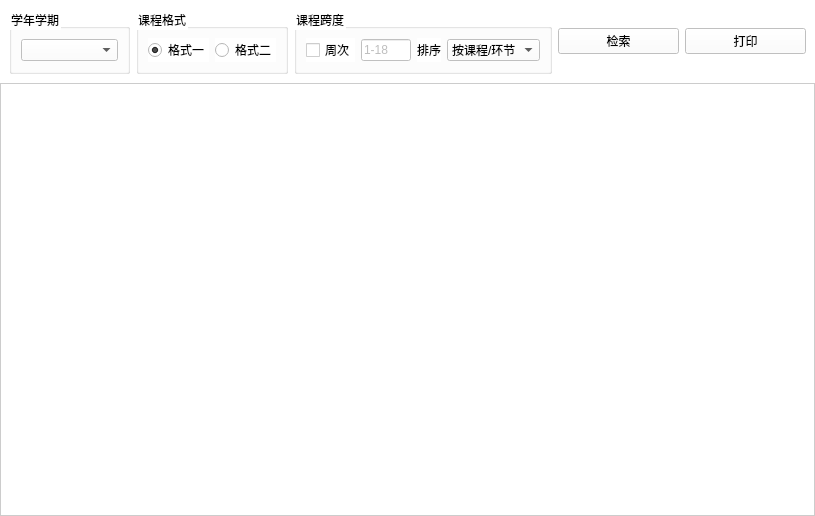
<?xml version="1.0" encoding="UTF-8"?>
<ui version="4.0">
 <class>CurriculumArrangement_Ui</class>
 <widget class="QWidget" name="CurriculumArrangement_Ui">
  <property name="geometry">
   <rect>
    <x>0</x>
    <y>0</y>
    <width>815</width>
    <height>516</height>
   </rect>
  </property>
  <property name="windowTitle">
   <string>Form</string>
  </property>
  <property name="styleSheet">
   <string notr="true">background-color: rgba(255, 255, 255, 222);</string>
  </property>
  <layout class="QVBoxLayout" name="verticalLayout">
   <property name="spacing">
    <number>0</number>
   </property>
   <property name="leftMargin">
    <number>0</number>
   </property>
   <property name="topMargin">
    <number>0</number>
   </property>
   <property name="rightMargin">
    <number>0</number>
   </property>
   <property name="bottomMargin">
    <number>0</number>
   </property>
   <item>
    <widget class="QWidget" name="widget_2" native="true">
     <layout class="QHBoxLayout" name="horizontalLayout_2">
      <item>
       <widget class="QGroupBox" name="groupBox">
        <property name="title">
         <string>学年学期</string>
        </property>
        <layout class="QHBoxLayout" name="horizontalLayout_4">
         <item>
          <widget class="QComboBox" name="comboBox"/>
         </item>
        </layout>
       </widget>
      </item>
      <item>
       <widget class="QGroupBox" name="groupBox">
        <property name="title">
         <string>课程格式</string>
        </property>
        <layout class="QHBoxLayout" name="horizontalLayout">
         <item>
          <widget class="QRadioButton" name="radioButton">
           <property name="text">
            <string>格式一</string>
           </property>
           <property name="checked">
            <bool>true</bool>
           </property>
          </widget>
         </item>
         <item>
          <widget class="QRadioButton" name="radioButton_2">
           <property name="enabled">
            <bool>true</bool>
           </property>
           <property name="text">
            <string>格式二</string>
           </property>
          </widget>
         </item>
        </layout>
       </widget>
      </item>
      <item>
       <widget class="QGroupBox" name="type1Widget">
        <property name="title">
         <string>课程跨度</string>
        </property>
        <layout class="QHBoxLayout" name="horizontalLayout_3">
         <item>
          <widget class="QCheckBox" name="checkBox">
           <property name="enabled">
            <bool>true</bool>
           </property>
           <property name="sizePolicy">
            <sizepolicy hsizetype="Fixed" vsizetype="Fixed">
             <horstretch>0</horstretch>
             <verstretch>0</verstretch>
            </sizepolicy>
           </property>
           <property name="text">
            <string>周次</string>
           </property>
           <property name="checked">
            <bool>false</bool>
           </property>
          </widget>
         </item>
         <item>
          <widget class="QLineEdit" name="lineEdit">
           <property name="enabled">
            <bool>false</bool>
           </property>
           <property name="sizePolicy">
            <sizepolicy hsizetype="Fixed" vsizetype="Fixed">
             <horstretch>0</horstretch>
             <verstretch>0</verstretch>
            </sizepolicy>
           </property>
           <property name="maximumSize">
            <size>
             <width>50</width>
             <height>16777215</height>
            </size>
           </property>
           <property name="text">
            <string>1-18</string>
           </property>
          </widget>
         </item>
         <item>
          <widget class="QLabel" name="label_2">
           <property name="sizePolicy">
            <sizepolicy hsizetype="Fixed" vsizetype="Preferred">
             <horstretch>0</horstretch>
             <verstretch>0</verstretch>
            </sizepolicy>
           </property>
           <property name="text">
            <string>排序</string>
           </property>
          </widget>
         </item>
         <item>
          <widget class="QComboBox" name="comboBox_2">
           <item>
            <property name="text">
             <string>按课程/环节</string>
            </property>
           </item>
           <item>
            <property name="text">
             <string>按时间</string>
            </property>
           </item>
          </widget>
         </item>
        </layout>
       </widget>
      </item>
      <item>
       <widget class="QPushButton" name="queryCurriculumBtn">
        <property name="text">
         <string>检索</string>
        </property>
       </widget>
      </item>
      <item>
       <widget class="QPushButton" name="pushButton_2">
        <property name="text">
         <string>打印</string>
        </property>
       </widget>
      </item>
     </layout>
    </widget>
   </item>
   <item>
    <widget class="QScrollArea" name="scrollArea">
     <property name="widgetResizable">
      <bool>true</bool>
     </property>
     <widget class="QWidget" name="scrollAreaWidgetContents">
      <property name="geometry">
       <rect>
        <x>0</x>
        <y>0</y>
        <width>813</width>
        <height>444</height>
       </rect>
      </property>
      <layout class="QVBoxLayout" name="imgVerticalLayout">
       <property name="spacing">
        <number>50</number>
       </property>
       <property name="leftMargin">
        <number>50</number>
       </property>
       <property name="topMargin">
        <number>50</number>
       </property>
       <property name="rightMargin">
        <number>50</number>
       </property>
       <property name="bottomMargin">
        <number>50</number>
       </property>
       <item>
        <spacer name="verticalSpacer">
         <property name="orientation">
          <enum>Qt::Vertical</enum>
         </property>
         <property name="sizeHint" stdset="0">
          <size>
           <width>20</width>
           <height>40</height>
          </size>
         </property>
        </spacer>
       </item>
      </layout>
     </widget>
    </widget>
   </item>
  </layout>
 </widget>
 <resources/>
 <connections/>
</ui>
